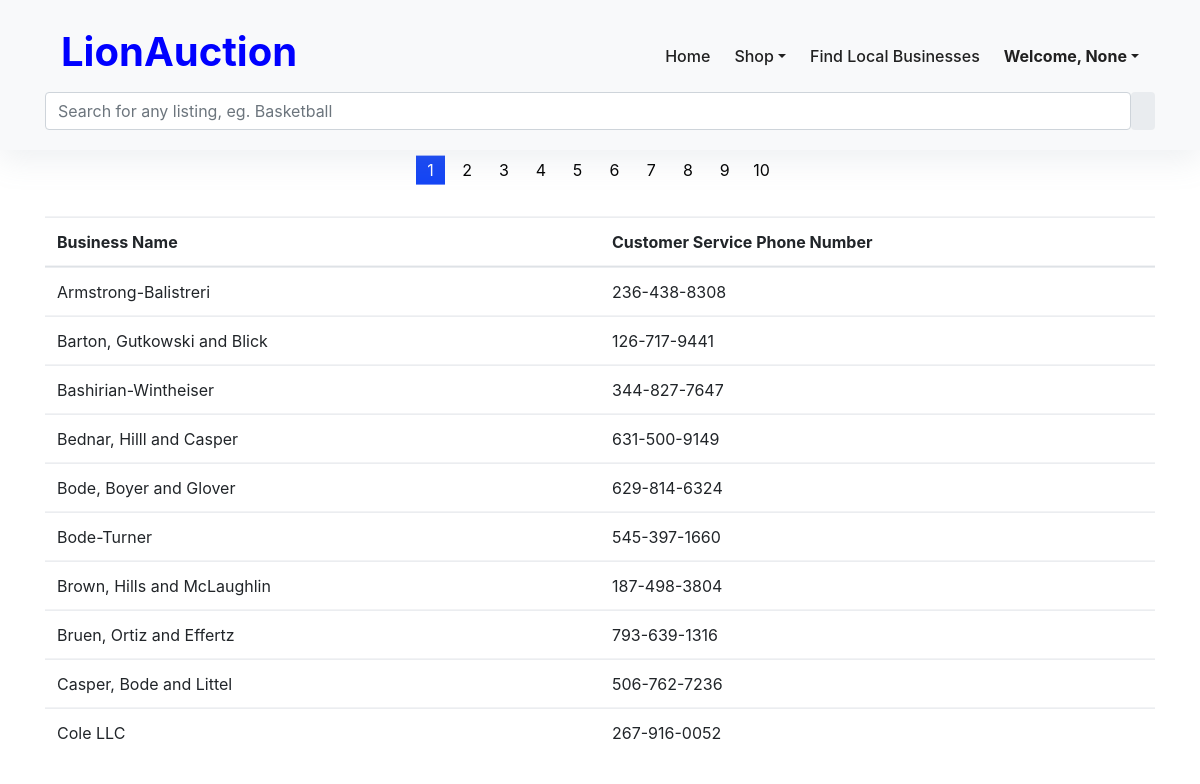
The app's page /local_vendors with its own data.
### tables this page shows
CREATE TABLE Local_Vendors(email TEXT PRIMARY KEY, business_name TEXT, business_address_id TEXT, customer_service_phone_number TEXT, FOREIGN KEY (email) REFERENCES Sellers (email), FOREIGN KEY (business_address_id) REFERENCES Address (address_id));

### app.py (the view)
@app.route('/local_vendors', methods=['POST', 'GET'])
def local_vendors():
    return render_template('local_vendors.html', vendors=get_all_vendors(), name=user, categories=all_categories)

### app.py (called while the page is built)
def get_all_vendors():
    connection = sql.connect('database.db')
    cursor = connection.execute('SELECT business_name, customer_service_phone_number FROM Local_Vendors ORDER BY business_name ASC')
    return cursor.fetchall()

### templates/local_vendors.html (shortened to what this page needs)
{% extends 'base.html' %}
{% block content %}
<div class="mx-auto">
    <table id="vendors" class="table table-hover paginated" data-pagination="true" data-page-size="15" width="100%" style="margin: 2em auto;">
        <thead>
            <tr>
                <th>Business Name
                </th>
                <th>Customer Service Phone Number
                </th>
            </tr>
        </thead>
        <tbody>
            {% for business_name, customer_service_phone_number in vendors %}
            <tr class='clickable-row' data-href='/home'>
                <td>{{ business_name }}</td>
                <td>{{ customer_service_phone_number }}</td>
            </tr>
            {% endfor %}
        </tbody>
    </table>
</div>
{% endblock %}

### templates/base.html (shortened to what this page needs)
<!DOCTYPE html>
<html lang="en">
<head>
    <link rel="stylesheet" href="{{ url_for('static', filename='style.css') }}">
    <link rel='stylesheet' href='https://cdnjs.cloudflare.com/ajax/libs/twitter-bootstrap/4.1.3/css/bootstrap.min.css'>
    <link rel="stylesheet" href="https://stackpath.bootstrapcdn.com/bootstrap/4.4.1/css/bootstrap.min.css">
    <link href="https://unpkg.com/bootstrap-table@1.21.4/dist/bootstrap-table.min.css" rel="stylesheet">
</head>
<header>
	<div class="navigation-wrap bg-light start-header start-style">
		<div class="container">
			<div class="row">
				<div class="col-12">
					<nav class="navbar navbar-expand-md navbar-light">
						<h1 style="color: blue;" href="/home"><b>LionAuction</b></h1>
						<div class="collapse navbar-collapse" id="navbarSupportedContent">
							<ul class="navbar-nav ml-auto py-4 py-md-0">
								<li class="nav-item pl-4 pl-md-0 ml-0 ml-md-4">
									<a class="nav-link" href="/home">Home</a>
								</li>
								{% block menu %}
								<li class="nav-item pl-4 pl-md-0 ml-0 ml-md-4">
									<a class="nav-link dropdown-toggle" data-toggle="dropdown" href="#" role="button" aria-haspopup="true" aria-expanded="false">Shop</a>
								</li>
								<li class="nav-item pl-4 pl-md-0 ml-0 ml-md-4">
									<a class="nav-link" href="/local_vendors">Find Local Businesses</a>
								</li>
								<li class="nav-item pl-4 pl-md-0 ml-0 ml-md-4">
									<a class="nav-link dropdown-toggle" data-toggle="dropdown" href="#" role="button" aria-haspopup="true" aria-expanded="false"><b>Welcome, {{ name }}</b></a>
								</li>
								{% endblock %}
							</ul>
						</div>
					</nav>
				</div>
				<div class="col-12">
				<div class="input-group rounded">
					<input type="search" class="form-control rounded" placeholder="Search for any listing, eg. Basketball" aria-label="Search" aria-describedby="search-addon" />
					<span class="input-group-text border-0" id="search-addon">
					</span>
				</div>
				</div>
			</div>
		</div>
	</div>
</header>
{% block a %}
<div class="section full-height">
	<div class="absolute-center">
		<div class="section">
			<div class="container">
				<div class="row">
					<div class="col-12">
						  <h1>{{ self.title() }}</h1>
						  {% block content %}
						  {% endblock %}
					</div>
				</div>
			</div>
		</div>
	</div>
</div>
{% endblock %}
</html>

### static/style.css (style rules this page uses)
.start-header { opacity: 1; transform: translateY(0); padding: 20px 0; box-shadow: 0 10px 30px 0 rgba(138, 155, 165, 0.15); -webkit-transition : all 0.3s ease-out; transition : all 0.3s ease-out; }
.navigation-wrap { position: fixed; width: 100%; top: 0; left: 0; z-index: 1000; -webkit-transition : all 0.3s ease-out; transition : all 0.3s ease-out; }
.navbar { padding: 0; }
.nav-link { color: #212121 !important; font-weight: 500; transition: all 200ms linear; }
.nav-link { position: relative; padding: 5px 0 !important; display: inline-block; }
.nav-item:after { position: absolute; bottom: -5px; left: 0; width: 100%; height: 2px; content: ''; background-color: #8167a9; opacity: 0; transition: all 200ms linear; }
.nav-item { position: relative; transition: all 200ms linear; }
table { width: 40em; margin: 2em auto; }
td { width: 10em; padding: 0.3em; }
.bg-light { background-color: #fff !important; transition: all 200ms linear; }
.section { position: relative; width: 100%; display: flex; justify-content: center; align-items: center; }
.full-height { height: 100vh; }
.absolute-center { position: absolute; top: 50%; left: 0; width: 100%; margin-top: 40px; transform: translateY(-50%); z-index: 20; }
h1 { font-size: 48px; line-height: 1.2; font-weight: 700; color: #212112; text-align: center; }
.dropdown-toggle::after { display: none; }

### records on screen
Local_Vendors: business_name "Armstrong-Balistreri", customer_service_phone_number "236-438-8308"
Local_Vendors: business_name "Barton, Gutkowski and Blick", customer_service_phone_number "126-717-9441"
Local_Vendors: business_name "Bashirian-Wintheiser", customer_service_phone_number "344-827-7647"
Local_Vendors: business_name "Bednar, Hilll and Casper", customer_service_phone_number "631-500-9149"
Local_Vendors: business_name "Bode, Boyer and Glover", customer_service_phone_number "629-814-6324"
Local_Vendors: business_name "Bode-Turner", customer_service_phone_number "545-397-1660"
Local_Vendors: business_name "Brown, Hills and McLaughlin", customer_service_phone_number "187-498-3804"
Local_Vendors: business_name "Bruen, Ortiz and Effertz", customer_service_phone_number "793-639-1316"
Local_Vendors: business_name "Casper, Bode and Littel", customer_service_phone_number "506-762-7236"
Local_Vendors: business_name "Cole LLC", customer_service_phone_number "267-916-0052"

### other values on screen
{{ name }} "None"
